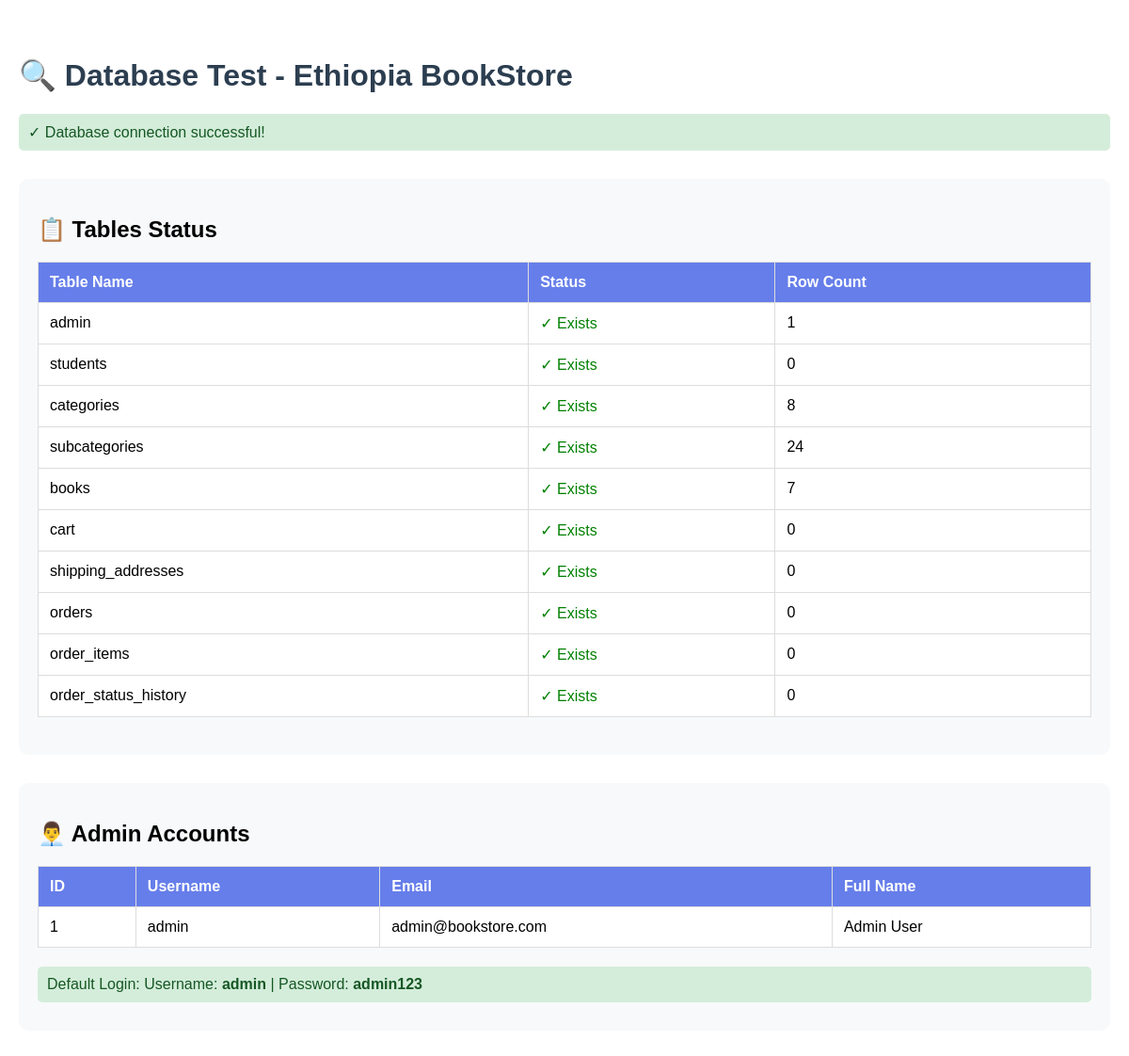
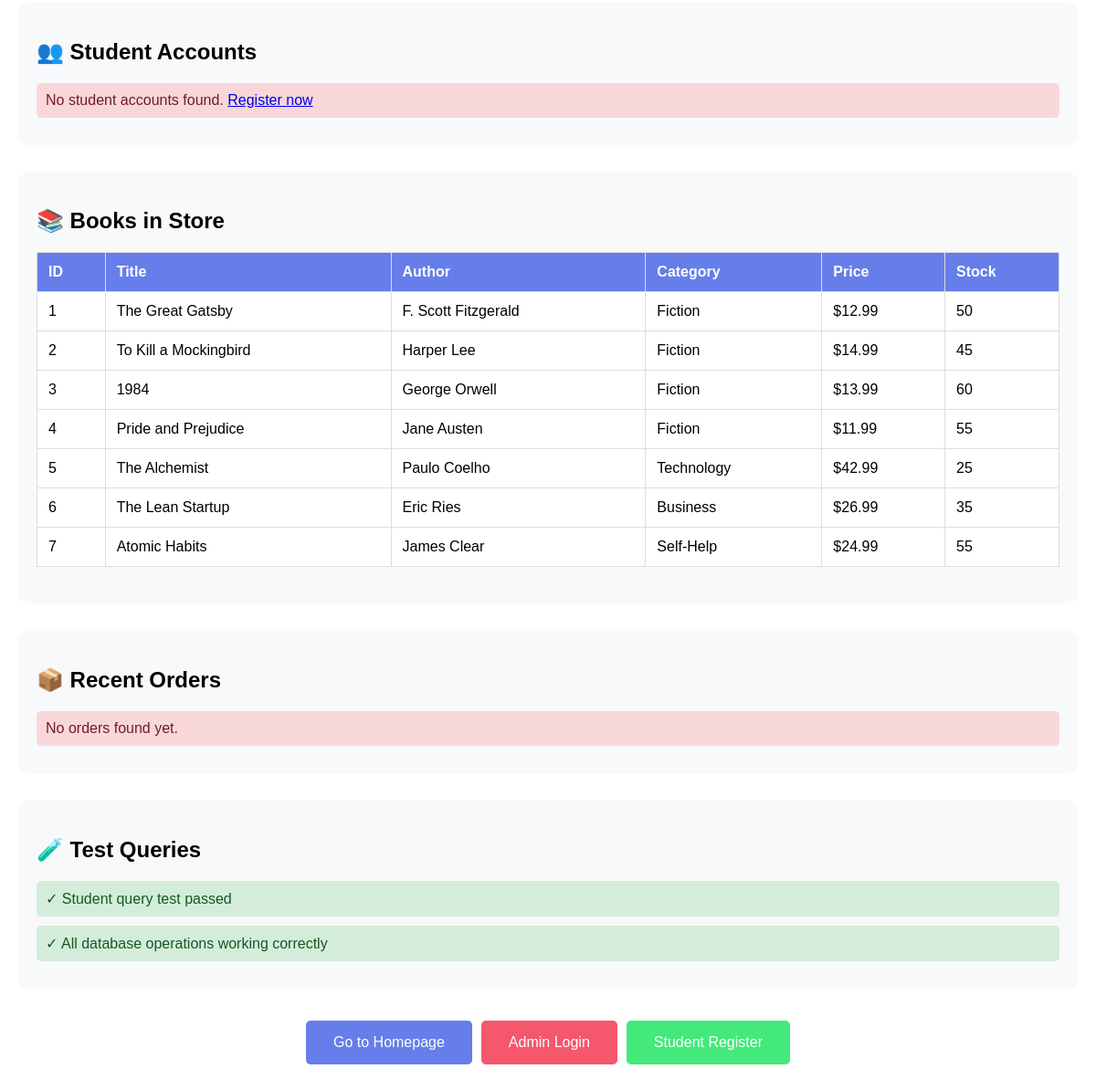
Screenshot of /test_database.php with the database file from the repository (2 pictures, top to bottom).
### tables this page shows
CREATE TABLE IF NOT EXISTS books (
    book_id INT PRIMARY KEY AUTO_INCREMENT,
    title VARCHAR(255) NOT NULL,
    author VARCHAR(100) NOT NULL,
    isbn VARCHAR(20) UNIQUE,
    category_id INT NOT NULL,
    subcategory_id INT,
    description TEXT,
    price DECIMAL(10, 2) NOT NULL,
    stock_quantity INT DEFAULT 0,
    image VARCHAR(255),
    publisher VARCHAR(100),
    publication_year INT,
    pages INT,
    language VARCHAR(50) DEFAULT 'English',
    status ENUM('active', 'inactive') DEFAULT 'active',
    created_at TIMESTAMP DEFAULT CURRENT_TIMESTAMP,
    updated_at TIMESTAMP DEFAULT CURRENT_TIMESTAMP ON UPDATE CURRENT_TIMESTAMP,
    FOREIGN KEY (category_id) REFERENCES categories(category_id),
    FOREIGN KEY (subcategory_id) REFERENCES subcategories(subcategory_id)
);

CREATE TABLE IF NOT EXISTS categories (
    category_id INT PRIMARY KEY AUTO_INCREMENT,
    category_name VARCHAR(100) NOT NULL,
    description TEXT,
    created_at TIMESTAMP DEFAULT CURRENT_TIMESTAMP
);

### test_database.php (the view)
<?php
require_once 'config.php';
echo "<!DOCTYPE html>
<html>
<head>
    <title>Database Test - Ethiopia BookStore</title>
    <style>
        body { font-family: Arial, sans-serif; max-width: 1200px; margin: 20px auto; padding: 20px; }
        h1 { color: #2c3e50; }
        .success { background: #d4edda; color: #155724; padding: 10px; border-radius: 5px; margin: 10px 0; }
        .error { background: #f8d7da; color: #721c24; padding: 10px; border-radius: 5px; margin: 10px 0; }
        table { width: 100%; border-collapse: collapse; margin: 20px 0; background: white; }
        th, td { padding: 12px; text-align: left; border: 1px solid #ddd; }
        th { background: #667eea; color: white; }
        tr:hover { background: #f5f5f5; }
        .section { margin: 30px 0; padding: 20px; background: #f8f9fa; border-radius: 10px; }
    </style>
</head>
<body>
    <h1>🔍 Database Test - Ethiopia BookStore</h1>";
try {
    echo "<div class='success'>✓ Database connection successful!</div>";
    $required_tables = ['admin', 'students', 'categories', 'subcategories', 'books', 'cart', 'shipping_addresses', 'orders', 'order_items', 'order_status_history'];
    echo "<div class='section'>";
    echo "<h2>📋 Tables Status</h2>";
    echo "<table>";
    echo "<tr><th>Table Name</th><th>Status</th><th>Row Count</th></tr>";
    foreach ($required_tables as $table) {
        $result = mysqli_query($conn, "SELECT COUNT(*) as count FROM $table");
        if ($result) {
            $row = mysqli_fetch_assoc($result);
            echo "<tr><td>$table</td><td style='color: green;'>✓ Exists</td><td>" . $row['count'] . "</td></tr>";
        } else {
            echo "<tr><td>$table</td><td style='color: red;'>✗ Missing</td><td>-</td></tr>";
        }
    }
    echo "</table>";
    echo "</div>";
    echo "<div class='section'>";
    echo "<h2>👨‍💼 Admin Accounts</h2>";
    $admin_result = mysqli_query($conn, "SELECT admin_id, username, email, full_name FROM admin");
    if (mysqli_num_rows($admin_result) > 0) {
        echo "<table>";
        echo "<tr><th>ID</th><th>Username</th><th>Email</th><th>Full Name</th></tr>";
        while ($admin = mysqli_fetch_assoc($admin_result)) {
            echo "<tr>";
            echo "<td>" . $admin['admin_id'] . "</td>";
            echo "<td>" . htmlspecialchars($admin['username']) . "</td>";
            echo "<td>" . htmlspecialchars($admin['email']) . "</td>";
            echo "<td>" . htmlspecialchars($admin['full_name']) . "</td>";
            echo "</tr>";
        }
        echo "</table>";
        echo "<div class='success'>Default Login: Username: <strong>admin</strong> | Password: <strong>admin123</strong></div>";
    } else {
        echo "<div class='error'>No admin accounts found!</div>";
    }
    echo "</div>";
    echo "<div class='section'>";
    echo "<h2>👥 Student Accounts</h2>";
    $student_result = mysqli_query($conn, "SELECT student_id, full_name, email, phone, created_at FROM students ORDER BY created_at DESC LIMIT 10");
    if (mysqli_num_rows($student_result) > 0) {
        echo "<table>";
        echo "<tr><th>ID</th><th>Name</th><th>Email</th><th>Phone</th><th>Registered</th></tr>";
        while ($student = mysqli_fetch_assoc($student_result)) {
            echo "<tr>";
            echo "<td>" . $student['student_id'] . "</td>";
            echo "<td>" . htmlspecialchars($student['full_name']) . "</td>";
            echo "<td>" . htmlspecialchars($student['email']) . "</td>";
            echo "<td>" . htmlspecialchars($student['phone']) . "</td>";
            echo "<td>" . date('M d, Y', strtotime($student['created_at'])) . "</td>";
            echo "</tr>";
        }
        echo "</table>";
    } else {
        echo "<div class='error'>No student accounts found. <a href='student/register.php'>Register now</a></div>";
    }
    echo "</div>";
    echo "<div class='section'>";
    echo "<h2>📚 Books in Store</h2>";
    $books_result = mysqli_query($conn, "SELECT b.book_id, b.title, b.author, b.price, b.stock_quantity, c.category_name
                                         FROM books b
                                         LEFT JOIN categories c ON b.category_id = c.category_id
                                         ORDER BY b.created_at DESC LIMIT 10");
    if (mysqli_num_rows($books_result) > 0) {
        echo "<table>";
        echo "<tr><th>ID</th><th>Title</th><th>Author</th><th>Category</th><th>Price</th><th>Stock</th></tr>";
        while ($book = mysqli_fetch_assoc($books_result)) {
            echo "<tr>";
            echo "<td>" . $book['book_id'] . "</td>";
            echo "<td>" . htmlspecialchars($book['title']) . "</td>";
            echo "<td>" . htmlspecialchars($book['author']) . "</td>";
            echo "<td>" . htmlspecialchars($book['category_name']) . "</td>";
            echo "<td>$" . number_format($book['price'], 2) . "</td>";
            echo "<td>" . $book['stock_quantity'] . "</td>";
            echo "</tr>";
        }
        echo "</table>";
    } else {
        echo "<div class='error'>No books found. <a href='admin/manage_products.php'>Add books</a></div>";
    }
    echo "</div>";
    echo "<div class='section'>";
    echo "<h2>📦 Recent Orders</h2>";
    $orders_result = mysqli_query($conn, "SELECT o.order_id, o.order_number, o.total_amount, o.order_status, o.order_date, s.full_name
                                          FROM orders o
                                          JOIN students s ON o.student_id = s.student_id
                                          ORDER BY o.order_date DESC LIMIT 10");
    if (mysqli_num_rows($orders_result) > 0) {
        echo "<table>";
        echo "<tr><th>Order #</th><th>Customer</th><th>Amount</th><th>Status</th><th>Date</th></tr>";
        while ($order = mysqli_fetch_assoc($orders_result)) {
            echo "<tr>";
            echo "<td>" . htmlspecialchars($order['order_number']) . "</td>";
            echo "<td>" . htmlspecialchars($order['full_name']) . "</td>";
            echo "<td>$" . number_format($order['total_amount'], 2) . "</td>";
            echo "<td>" . ucfirst($order['order_status']) . "</td>";
            echo "<td>" . date('M d, Y H:i', strtotime($order['order_date'])) . "</td>";
            echo "</tr>";
        }
        echo "</table>";
    } else {
        echo "<div class='error'>No orders found yet.</div>";
    }
    echo "</div>";
    echo "<div class='section'>";
    echo "<h2>🧪 Test Queries</h2>";
    $test_email = 'test@example.com';
    $check_query = "SELECT * FROM students WHERE email = '$test_email'";
    $check_result = mysqli_query($conn, $check_query);
    if ($check_result !== false) {
        echo "<div class='success'>✓ Student query test passed</div>";
    } else {
        echo "<div class='error'>✗ Student query test failed: " . mysqli_error($conn) . "</div>";
    }
    echo "<div class='success'>✓ All database operations working correctly</div>";
    echo "</div>";
    echo "<div style='text-align: center; margin: 30px 0;'>";
    echo "<a href='index.php' style='display: inline-block; padding: 15px 30px; background: #667eea; color: white; text-decoration: none; border-radius: 5px; margin: 5px;'>Go to Homepage</a>";
    echo "<a href='admin/login.php' style='display: inline-block; padding: 15px 30px; background: #f5576c; color: white; text-decoration: none; border-radius: 5px; margin: 5px;'>Admin Login</a>";
    echo "<a href='student/register.php' style='display: inline-block; padding: 15px 30px; background: #43e97b; color: white; text-decoration: none; border-radius: 5px; margin: 5px;'>Student Register</a>";
    echo "</div>";
} catch (Exception $e) {
    echo "<div class='error'>❌ Error: " . $e->getMessage() . "</div>";
}
echo "</body></html>";
?>

### test_database.php (style rules this page uses)
body { font-family: Arial, sans-serif; max-width: 1200px; margin: 20px auto; padding: 20px; }
h1 { color: #2c3e50; }
.success { background: #d4edda; color: #155724; padding: 10px; border-radius: 5px; margin: 10px 0; }
.error { background: #f8d7da; color: #721c24; padding: 10px; border-radius: 5px; margin: 10px 0; }
table { width: 100%; border-collapse: collapse; margin: 20px 0; background: white; }
th, td { padding: 12px; text-align: left; border: 1px solid #ddd; }
th { background: #667eea; color: white; }
.section { margin: 30px 0; padding: 20px; background: #f8f9fa; border-radius: 10px; }

### rows the page displays
books: book_id "1", title "The Great Gatsby", author "F. Scott Fitzgerald", category.category_name "Fiction", price "12.99", stock_quantity "50"
books: book_id "2", title "To Kill a Mockingbird", author "Harper Lee", category.category_name "Fiction", price "14.99", stock_quantity "45"
books: book_id "3", title "1984", author "George Orwell", category.category_name "Fiction", price "13.99", stock_quantity "60"
books: book_id "4", title "Pride and Prejudice", author "Jane Austen", category.category_name "Fiction", price "11.99", stock_quantity "55"
books: book_id "5", title "The Alchemist", author "Paulo Coelho", category.category_name "Technology", price "42.99", stock_quantity "25"
books: book_id "6", title "The Lean Startup", author "Eric Ries", category.category_name "Business", price "26.99", stock_quantity "35"
books: book_id "7", title "Atomic Habits", author "James Clear", category.category_name "Self-Help", price "24.99", stock_quantity "55"

### other values shown
$table "admin"
$row['count'] "1"
$table "students"
$row['count'] "0"
$table "categories"
$row['count'] "8"
$table "subcategories"
$row['count'] "24"
$table "books"
$row['count'] "7"
$table "cart"
$table "shipping_addresses"
$table "orders"
$table "order_items"
$table "order_status_history"
